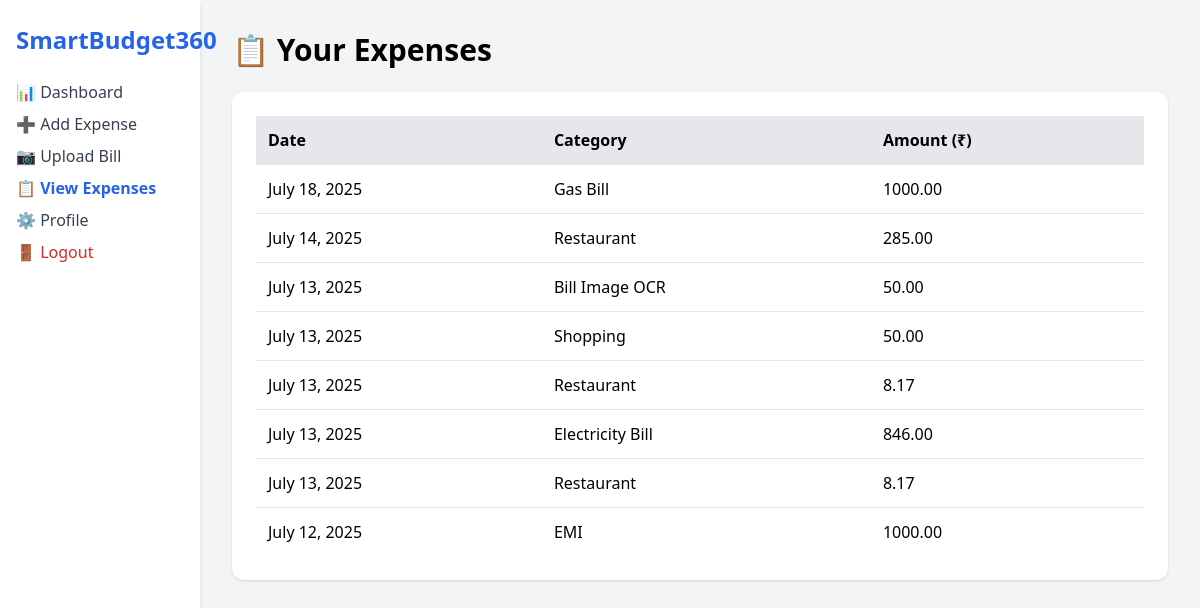
Screenshot of /expenses/ (signed in) with the database file from the repository.
### backend/models.py (models this page shows, shortened)
class Expense(models.Model):
    user = models.ForeignKey(User, on_delete=models.CASCADE)
    amount = models.DecimalField(max_digits=10, decimal_places=2)
    category = models.CharField(max_length=100)
    date = models.DateField(default=timezone.now)

### backend/views.py (the view)
# urls.py: path('expenses/', views.expense_list_view, name='expense_list'),  # ✅ Add this line
@login_required(login_url='/login/')
def expense_list_view(request):
    expenses = Expense.objects.filter(user=request.user).order_by('-date')
    return render(request, 'expense_list.html', {'expenses': expenses})

### frontend/template/expense_list.html (shortened to what this page needs)
<!DOCTYPE html>
<html lang="en">
<head>
    <script src="https://cdn.tailwindcss.com"></script>
</head>
<body class="bg-gray-100">
    <div class="grid grid-cols-6 min-h-screen">
        <aside class="col-span-1 bg-white shadow-md px-4 py-6 space-y-5">
            <h2 class="text-2xl font-bold text-blue-600 mb-6">SmartBudget360</h2>
            <nav class="flex flex-col space-y-2">
                <a href="/dashboard" class="text-gray-700 hover:text-blue-600">📊 Dashboard</a>
                <a href="/add-expense" class="text-gray-700 hover:text-blue-600">➕ Add Expense</a>
                <a href="/upload-bill" class="text-gray-700 hover:text-blue-600">📷 Upload Bill</a>
                <a href="/expenses" class="text-blue-600 font-semibold">📋 View Expenses</a>
                <a href="/settings" class="text-gray-700 hover:text-blue-600">⚙️ Profile</a>
                <a href="/logout" class="text-red-600 hover:underline">🚪 Logout</a>
            </nav>
        </aside>
        <main class="col-span-5 p-8">
            <h1 class="text-3xl font-semibold mb-6">📋 Your Expenses</h1>
            {% if expenses %}
                <div class="bg-white p-6 rounded-xl shadow">
                    <table class="w-full table-auto">
                        <thead>
                            <tr class="bg-gray-200 text-left">
                                <th class="p-3">Date</th>
                                <th class="p-3">Category</th>
                                <th class="p-3">Amount (₹)</th>
                            </tr>
                        </thead>
                        <tbody>
                            {% for exp in expenses %}
                                <tr class="border-t">
                                    <td class="p-3">{{ exp.date }}</td>
                                    <td class="p-3">{{ exp.category }}</td>
                                    <td class="p-3">{{ exp.amount }}</td>
                                </tr>
                            {% endfor %}
                        </tbody>
                    </table>
                </div>
            {% else %}
                <p>No expenses recorded yet.</p>
            {% endif %}
        </main>
    </div>
</body>
</html>

### rows the page displays
Expense: date "July 18, 2025", category "Gas Bill", amount "1000.00"
Expense: date "July 14, 2025", category "Restaurant", amount "285.00"
Expense: date "July 13, 2025", category "Bill Image OCR", amount "50.00"
Expense: date "July 13, 2025", category "Shopping", amount "50.00"
Expense: date "July 13, 2025", category "Restaurant", amount "8.17"
Expense: date "July 13, 2025", category "Electricity Bill", amount "846.00"
Expense: date "July 13, 2025", category "Restaurant", amount "8.17"
Expense: date "July 12, 2025", category "EMI", amount "1000.00"
